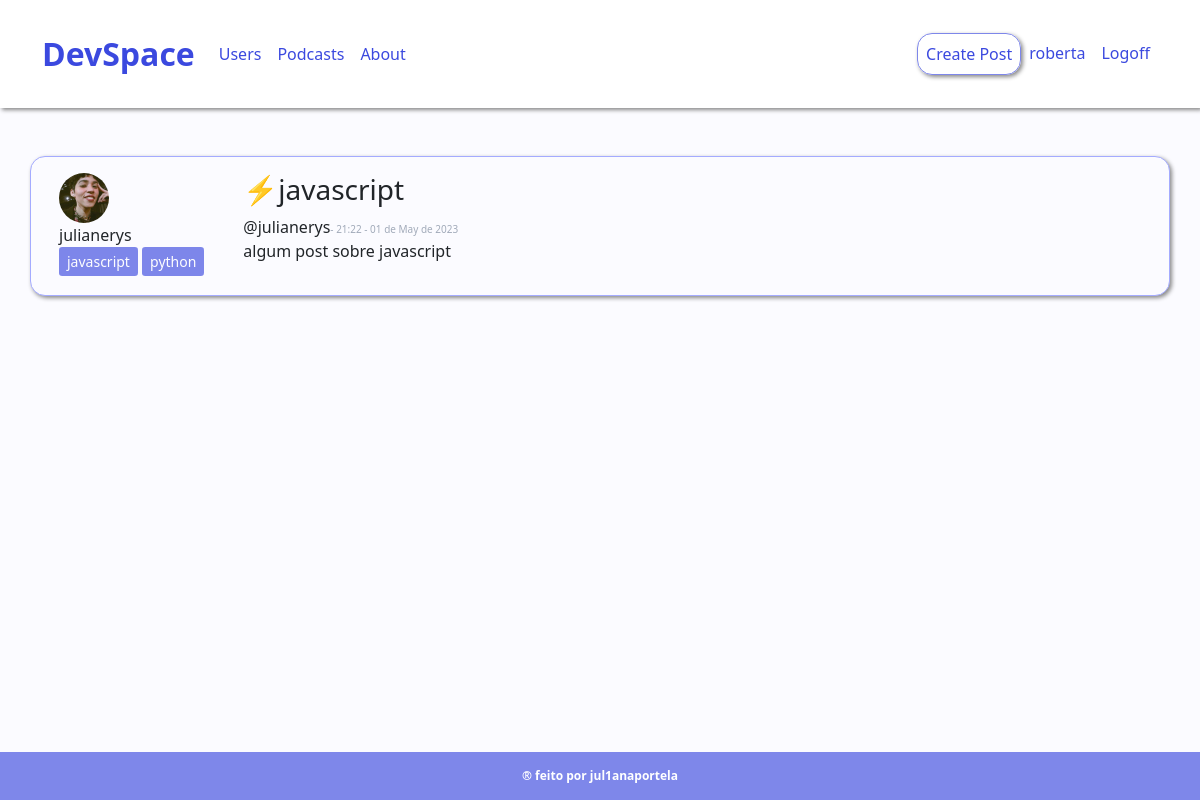
The app's page /post/1 (signed in) with its own data.
### comuna/models.py (models this page shows, shortened)
class Usuario(database.Model, UserMixin):
    id = database.Column(database.Integer, primary_key=True)
    username = database.Column(database.String, nullable=False)
    email = database.Column(database.String, nullable=False, unique=True)
    senha = database.Column(database.String, nullable=False)
    foto_perfil = database.Column(database.String, default='default.jpg')
    posts = database.relationship('Post', backref='autor', lazy=True)
    pin = database.Column(database.String, nullable=False, default='Não Informado')

class Post(database.Model):
    id = database.Column(database.Integer, primary_key=True)
    titulo = database.Column(database.String, nullable=False)
    corpo = database.Column(database.Text, nullable=False)
    data_criacao = database.Column(database.DateTime, nullable=False, default=datetime.utcnow)
    id_usuario = database.Column(database.Integer, database.ForeignKey('usuario.id'), nullable=False)

### comuna/routes.py (the view)
@app.route('/post/<post_id>', methods=['GET', 'POST'])
@login_required
def exibir_post(post_id):
    post = Post.query.get(post_id)
    if current_user == post.autor:
        form = FormCriarPost()
        if request.method == 'GET': #pega as info da publicação e deixa escrito no forms
            form.titulo.data = post.titulo
            form.corpo.data = post.corpo
        elif form.validate_on_submit():
            post.titulo = form.titulo.data
            post.corpo = form.corpo.data
            database.session.commit()
            flash('Eita como atualiza o post!', 'success')
            return redirect(url_for('home'))
    else:
        form = None
    return render_template('post.html', post=post, form=form)

### comuna/models.py (called while the page is built)
@login_manager.user_loader
def load_user(id_usuario):
    return Usuario.query.get(int(id_usuario))

### comuna/templates/post.html (shortened to what this page needs)
{% extends 'base.html' %}
{% block body %}
    <div class="container">
            <div class="row border mt-5 p-3 meupost">
                <div class="col col-2">
                    <div class="image pe-3">
                        <img src="{{ url_for('static', filename='fotos_perfil/{}'.format(post.autor.foto_perfil)) }}" class="rounded-circle" width="50" >
                    </div>
                    <div class="col">
                    <span class="number2">{{ post.autor.username}}</span>
                    </div>
                    <div class="col">
                        {% for pin in post.autor.pin.split(';') %}
                        <button type="button" class="btn btn-primary disabled btn-sm" style="--bs-btn-padding-y: .25rem; --bs-btn-padding-x: .5rem; --bs-btn-font-size: .75rem;">
                            {{ pin }}
                        </button>
                        {% endfor %}
                    </div>
                </div>
                <div class="col col-9">
                    <h3>{{ post.titulo }}</h3>
                    <span class="number1">@{{ post.autor.username }}</span><span class="followers">- {{ post.data_criacao.strftime('%H:%M - %d de %B de %Y') }}</span>
                    <p>{{ post.corpo }}</p>
                </div>
            </div>
    </div>
{% endblock %}

### comuna/templates/navbar.html (shortened to what this page needs)
<nav class="navbar navbar-expand-lg navbar-light bg-light">
  <div class="container-fluid container">
    <a class="navbar-brand" href="{{ url_for('home') }}">DevSpace</a>
    <div class="collapse navbar-collapse" id="navbarSupportedContent">
      <ul class="navbar-nav me-auto mb-2 mb-lg-0">
        <li class="nav-item">
          <a class="nav-link" href="{{ url_for('usuarios') }}">Users</a>
        </li>
        <li class="nav-item">
          <a class="nav-link" href="{{ url_for('podcasts') }}">Podcasts</a>
        </li>
        <li class="nav-item">
          <a class="nav-link" href="{{ url_for('about') }}">About</a>
        </li>
      </ul>
      <ul class="d-flex navbar-nav">
        {% if current_user.is_authenticated %}
          <li class="nav-item">
            <a class="nav-link criar-post" href="{{ url_for('criar_post') }}">Create Post</a>
          </li>
          <li class="nav-item">
            <a class="nav-link" href="{{ url_for('perfil') }}">{{current_user.username}}</a>
          </li>
          <li class="nav-item">
            <a class="nav-link" href="{{ url_for('sair') }}">Logoff</a>
          </li>
        {% endif %}
      </ul>
    </div>
  </div>
</nav>

### comuna/static/main.css (style rules this page uses)
html { font-family: 'Ubuntu', sans-serif; }
body { background-color: #fbfbff; }
.number1 { font-weight:500; }
.followers { font-size:10px; color: #a1aab9; }
.number2 { font-weight:500; }
.meupost { background: #fbfbff; }
.btn-primary { background-color: #3b49df !important; border: none !important; }

### comuna/static/navbar.css (style rules this page uses)
.navbar-expand-lg { background-color: white !important; padding-top: 25px; padding-bottom: 25px; box-shadow: 2px 2px 4px #888888; }
.navbar-brand { font-weight: bolder; font-size: 2rem; color: #3b49df !important; }
.nav-link { color: #3b49df !important; border-radius: 15px; }
.criar-post { border: #7E87EA 1px solid; border-radius: 15px; text-decoration: none !important; box-shadow: 2px 2px 4px #888888; }

### comuna/static/home.css (style rules this page uses)
.border { border: #a4abff 1px solid !important; border-radius: 15px; margin-bottom: 5px; box-shadow: 2px 2px 4px #888888; }

### records on screen
Usuario: username "roberta"
Usuario: foto_perfil (picture), autor.username "julianerys"
Post: titulo "⚡javascript", data_criacao "21:22 - 01 de May de 2023", corpo "algum post sobre javascript"

### other values on screen
{{ pin }} "javascript" "python"
